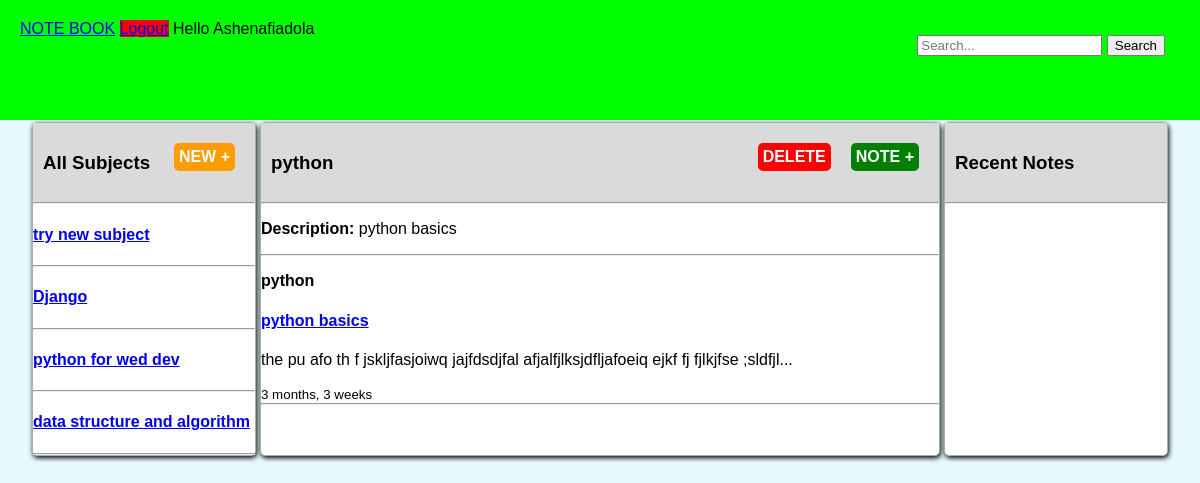
/subject/1 (signed in), run on the app's committed database.
### Noteapp/models.py (models this page shows)
class Subject(models.Model):
    user = models.ForeignKey(User, on_delete=models.CASCADE)
    name = models.CharField(max_length=255)
    description = models.TextField(null=True, blank=True)
    created = models.DateTimeField(auto_now_add=True)
    updated = models.DateTimeField(auto_now=True)
    class Meta:
        ordering = ['-created', '-updated']
    def __str__(self):
        return self.name

class Note(models.Model):
    subject = models.ForeignKey(Subject, on_delete=models.CASCADE)
    user = models.ForeignKey(User, on_delete=models.CASCADE)
    title = models.CharField(max_length=200)
    note = models.TextField()
    created = models.DateTimeField(auto_now_add=True)
    updated = models.DateTimeField(auto_now=True)
    class Meta:
        ordering = ['-created', '-updated']
    def __str__(self):
        return self.note[:90]

### Noteapp/views.py (the view)
# urls.py: path("subject/<int:pk>", views.subject, name="subject"),
def subject(request,pk):
    subjects = Subject.objects.filter(user=request.user)
    subject = Subject.objects.get(id=pk)
    notes = Note.objects.filter(subject=subject )
    context = {
        'subjects':subjects,
        "notes":notes,
        'subject':subject,
    }
    return render(request, "Noteapp/subject.html",context)

### Noteapp/templates/Noteapp/subject.html (shortened to what this page needs)
{% extends 'Noteapp/main.html' %}
{% block form %}
<form class="d-flex" action="" method="get">
        <div class="input-group">
                <input type="search" name="q" class="form-control" placeholder="Search...">
                <button class="btn btn-outline-light" type="submit">Search</button>
        </div>
</form>
{% endblock %}
{% block content %}
<div class="main-container">
    <div class="card">
        <div >
                <div class="sec-header" >
                        <div>
                                <h3 style="display: inline-block;">All Subjects</h3>
                                <a href="{% url 'addsubject' %}" class="btn-link">NEW +</a>
                        </div>
                </div>
        </div>
            <hr>
            <div>
                    {% for subject in subjects %}
                            <h4><a href="{% url 'subject' subject.id %}">{{subject}}</a></h4>
                            <hr>
                    {% endfor %}
            </div>
    </div>
    <div class="card main-card">
                <div class="sec-header">
                        <h3 style="display:  inline-block;">{{subject}}</h3>
                        <a href="{% url 'createNote' %}" class="btn-link" style="background-color: green;">NOTE +</a>
                        <a href="{% url 'deleteSubject' subject.id %}" class="btn-link" style="background-color: red;">DELETE</a>
                </div>
            <hr>
            <div >
                <p><b>Description: </b>{{subject.description}}</p>
            </div>
            <hr>
            <div>
                {% if notes %}
                    {% for note in notes %}
                            <p><b>{{note.subject}}</b></p>
                            <h4><a href="{% url 'note' note.id %}">{{note.title}}</a></h4>
                            <p>{{note}}...</p>
                            <div><small>{{note.updated|timesince }}</small></div>
                            <hr>
                    {% endfor %}
                {% else %}
                        <h5>No note yet!</h5>
                {% endif %}
            </div>
    </div>
    <div class="card">
            <div class="sec-header"><h3>Recent Notes</h3></div>
            <hr>
    </div>
</div>
{% endblock %}

### Noteapp/templates/Noteapp/main.html (shortened to what this page needs)
{% load static %}
<!DOCTYPE html>
<html lang="en">
<head>
    <link rel="stylesheet" href="{% static 'Noteapp/style.css' %}">
</head>
<body>
    <nav class="">
        <a class="" href="{% url 'home' %}">NOTE BOOK</a>
        {% if user.is_authenticated %}
            <a class="btn btn-outline-light me-2 lgo-btn" href="{% url 'logoutUser' %}">Logout</a>
            <div class="search-form">
              {% block form %}{% endblock %}
            </div>
            <span class="navbar-text">Hello {{user.username.capitalize}}</span>
        {% endif %}
    </nav>
    {% block content %}
    {% endblock %}
</body>
</html>

### Noteapp/static/Noteapp/style.css (style rules this page uses)
.main-container { font-family: Arial, Helvetica, sans-serif; display: grid; grid-template-columns: 1fr 3fr 1fr; width: 95%; justify-self: center; justify-content: center; }
.card { border: solid rgb(173, 173, 173) 1px; margin: 2px; border-radius: 5px; min-width: 200px; background-color: white; padding: 0px; box-shadow: 1px 2px 5px; }
.main-card { min-width: 450px; }
.btn-link { text-decoration: none; background-color: rgb(255, 157, 0); padding: 5px; border-radius: 5px; color: white; font-weight: bold; justify-self: center; margin: 10px; float: right; }
form { margin: 10px; padding: 5px; }
.sec-header { background-color: rgb(219, 218, 218); margin: 0px; padding: 10px; }
hr { margin: 0px; }

### Noteapp/templates/Noteapp/main.html (style rules this page uses)
html { padding: 0px; }
body { font-family: Arial, "Helvetica Neue", Helvetica, sans-serif; background-color: #e7faff; padding: 0px; margin: 0px; }
nav { background-color: rgb(0, 255, 0); height: 80px; padding: 20px; }
.search-form { display: inline-block; float: right; margin-bottom: 30px; margin-top: auto; vertical-align: middle; }
.lgo-btn { background: #ff0000; }

### Noteapp/templates/Noteapp/subject.html (style rules this page uses)
form { margin: 10px; padding: 5px; }

### data on the page
Subject: name "try new subject"
Subject: name "Django"
Subject: name "python for wed dev"
Subject: name "data structure and algorithm"
Subject: name "python", description "python basics"
Note: subject "python", title "python basics", note "the pu afo th f jskljfasjoiwq jajfdsdjfal afjalfjlksjdfljafoeiq ejkf fj fjlkjfse ;sldfjl", updated "3 months, 3 weeks"

### other printed values
{{ user.username.capitalize }} "Ashenafiadola"
